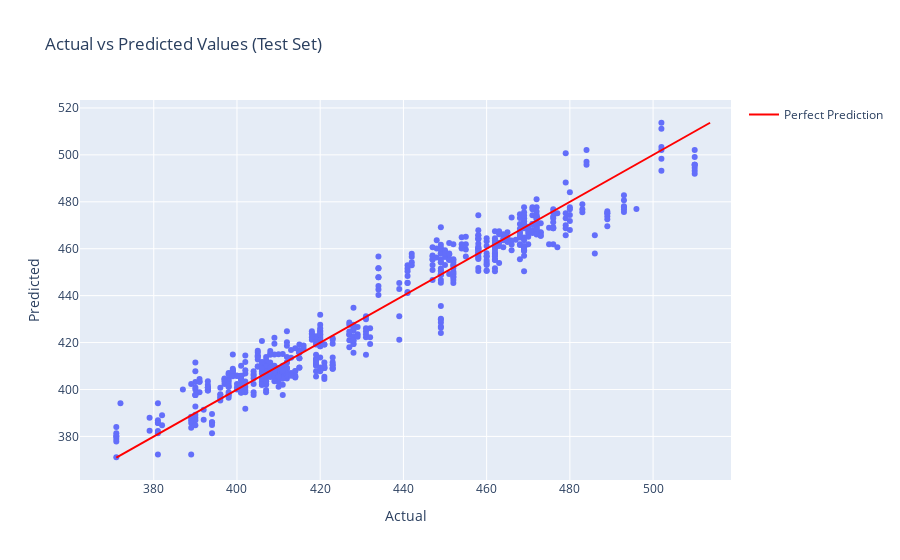

Notebook code cell kept with this figure:
### Code cell
from sklearn.neural_network import MLPRegressor
from sklearn.metrics import mean_squared_error, r2_score
import plotly.express as px
import plotly.graph_objects as go
from sklearn.preprocessing import StandardScaler

# Separate continuous and binary features
continuous_features = ['500_split']  # Add other continuous variables if there are any
binary_features = [col for col in X_train.columns if col not in continuous_features]

# Standardize continuous variables
scaler = StandardScaler()
X_train_cont = scaler.fit_transform(X_train[continuous_features])
X_val_cont = scaler.transform(X_val[continuous_features])
X_test_cont = scaler.transform(X_test[continuous_features])

# Effect coding for binary variables (-1 and 1)
X_train_bin = X_train[binary_features].replace({0: -1, 1: 1}).values
X_val_bin = X_val[binary_features].replace({0: -1, 1: 1}).values
X_test_bin = X_test[binary_features].replace({0: -1, 1: 1}).values

# Combine processed features
X_train_processed = np.hstack((X_train_cont, X_train_bin))
X_val_processed = np.hstack((X_val_cont, X_val_bin))
X_test_processed = np.hstack((X_test_cont, X_test_bin))

# Train the neural network with the processed data
model = MLPRegressor(hidden_layer_sizes=(128, 64, 32), max_iter=1000, random_state=42)
model.fit(X_train_processed, y_train)

# Predict on validation data
y_val_pred = model.predict(X_val_processed)

# Calculate the R² score and MSE for the validation set
r2_val = r2_score(y_val, y_val_pred)
mse_val = mean_squared_error(y_val, y_val_pred)

print(f"Validation MSE: {mse_val:.3f}")
print(f"Validation R^2: {r2_val:.3f}")

# Predict on test data
y_test_pred = model.predict(X_test_processed)

# Calculate the R² score and MSE for the test set
r2_test = r2_score(y_test, y_test_pred)
mse_test = mean_squared_error(y_test, y_test_pred)

print(f"Test MSE: {mse_test:.3f}")
print(f"Test R^2: {r2_test:.3f}")

# Create a DataFrame to compare the actual vs predicted values
results = pd.DataFrame({
    'Actual 2k tijd': y_test,
    'Predicted 2k tijd': y_test_pred,
    'Difference': y_test - y_test_pred
})
print(results.head(10))

# Visualize predictions vs actual values for the test set
data = pd.DataFrame({'Actual': y_test, 'Predicted': y_test_pred})
fig = px.scatter(data, x='Actual', y='Predicted', title="Actual vs Predicted Values (Test Set)")

# Add a diagonal line (perfect prediction line)
min_val = min(data['Actual'].min(), data['Predicted'].min())
max_val = max(data['Actual'].max(), data['Predicted'].max())
fig.add_trace(go.Scatter(x=[min_val, max_val], y=[min_val, max_val], mode='lines', 
                         name='Perfect Prediction', line=dict(color='red')))

# Show the plot
fig.show()

### Figure 1 — Plotly figure (JSON) as saved in the notebook; plotly's stock layout.template omitted (floating-point values rounded to 4 significant figures; data arrays with more than 128 entries replaced by an {"elided": "..."} marker saying what was removed)
{"data": [{"hovertemplate": "Actual=%{x}<br>Predicted=%{y}<extra></extra>", "legendgroup": "", "marker": {"color": "#636efa", "symbol": "circle"}, "mode": "markers", "name": "", "orientation": "v", "showlegend": false, "type": "scatter", "x": {"elided": "650 int values"}, "xaxis": "x", "y": {"elided": "650 float values"}, "yaxis": "y"}, {"line": {"color": "red"}, "mode": "lines", "name": "Perfect Prediction", "type": "scatter", "x": [371, 513.7], "y": [371, 513.7]}], "layout": {"legend": {"tracegroupgap": 0}, "title": {"text": "Actual vs Predicted Values (Test Set)"}, "xaxis": {"anchor": "y", "domain": [0, 1], "title": {"text": "Actual"}}, "yaxis": {"anchor": "x", "domain": [0, 1], "title": {"text": "Predicted"}}}}
